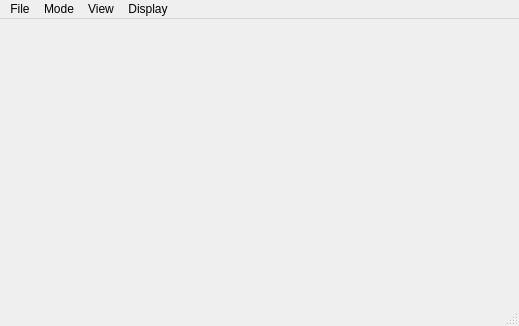
<?xml version="1.0" encoding="UTF-8"?>
<ui version="4.0">
 <class>windowMain</class>
 <widget class="QMainWindow" name="windowMain">
  <property name="geometry">
   <rect>
    <x>0</x>
    <y>0</y>
    <width>519</width>
    <height>326</height>
   </rect>
  </property>
  <property name="focusPolicy">
   <enum>Qt::ClickFocus</enum>
  </property>
  <property name="contextMenuPolicy">
   <enum>Qt::NoContextMenu</enum>
  </property>
  <property name="windowTitle">
   <string>NoLimitsStudio</string>
  </property>
  <property name="windowOpacity">
   <double>1.000000000000000</double>
  </property>
  <property name="dockOptions">
   <set>QMainWindow::AllowTabbedDocks</set>
  </property>
  <property name="unifiedTitleAndToolBarOnMac">
   <bool>true</bool>
  </property>
  <widget class="QWidget" name="centralWidget">
   <layout class="QGridLayout" name="gridLayout">
    <property name="margin">
     <number>0</number>
    </property>
    <item row="0" column="0">
     <layout class="QHBoxLayout" name="GLGrid"/>
    </item>
   </layout>
  </widget>
  <widget class="QMenuBar" name="menuBar">
   <property name="geometry">
    <rect>
     <x>0</x>
     <y>0</y>
     <width>519</width>
     <height>21</height>
    </rect>
   </property>
   <widget class="QMenu" name="menuFile">
    <property name="title">
     <string>File</string>
    </property>
    <addaction name="actionNew"/>
    <addaction name="separator"/>
    <addaction name="actionOpen"/>
    <addaction name="separator"/>
    <addaction name="actionSave"/>
    <addaction name="actionSave_As"/>
    <addaction name="separator"/>
    <addaction name="actionImportNL"/>
    <addaction name="actionExport_NoLimits_Track"/>
    <addaction name="separator"/>
    <addaction name="actionBake_for_NoLimits"/>
    <addaction name="actionStart_Simulator"/>
    <addaction name="separator"/>
    <addaction name="actionOptions"/>
    <addaction name="separator"/>
    <addaction name="actionExit"/>
   </widget>
   <widget class="QMenu" name="menuView">
    <property name="title">
     <string>View</string>
    </property>
   </widget>
   <widget class="QMenu" name="menuMode">
    <property name="title">
     <string>Mode</string>
    </property>
   </widget>
   <widget class="QMenu" name="menuDisplay">
    <property name="title">
     <string>Display</string>
    </property>
    <addaction name="actionCAD_Mode"/>
    <addaction name="separator"/>
    <addaction name="actionShow_Sky"/>
    <addaction name="actionShow_Ground"/>
    <addaction name="actionShow_Terrain"/>
    <addaction name="actionShow_Supports"/>
    <addaction name="actionShow_Track"/>
   </widget>
   <addaction name="menuFile"/>
   <addaction name="menuMode"/>
   <addaction name="menuView"/>
   <addaction name="menuDisplay"/>
  </widget>
  <widget class="QStatusBar" name="statusBar"/>
  <action name="actionImportNL">
   <property name="text">
    <string>import *.nltrack</string>
   </property>
  </action>
  <action name="actionNew">
   <property name="enabled">
    <bool>false</bool>
   </property>
   <property name="text">
    <string>New...</string>
   </property>
   <property name="shortcut">
    <string>Ctrl+N</string>
   </property>
  </action>
  <action name="actionSave">
   <property name="text">
    <string>Save</string>
   </property>
   <property name="shortcut">
    <string>Ctrl+S</string>
   </property>
  </action>
  <action name="actionSave_As">
   <property name="text">
    <string>Save As...</string>
   </property>
   <property name="shortcut">
    <string>Ctrl+Shift+S</string>
   </property>
  </action>
  <action name="actionExit">
   <property name="text">
    <string>Exit</string>
   </property>
   <property name="shortcut">
    <string>Ctrl+Q</string>
   </property>
  </action>
  <action name="actionOpen">
   <property name="text">
    <string>Open</string>
   </property>
   <property name="shortcut">
    <string>Ctrl+O</string>
   </property>
  </action>
  <action name="actionExport_NoLimits_Track">
   <property name="text">
    <string>export *.nltrack</string>
   </property>
   <property name="visible">
    <bool>false</bool>
   </property>
  </action>
  <action name="actionCAD_Mode">
   <property name="checkable">
    <bool>true</bool>
   </property>
   <property name="text">
    <string>Wireframe Mode</string>
   </property>
  </action>
  <action name="actionShow_Track">
   <property name="checkable">
    <bool>true</bool>
   </property>
   <property name="text">
    <string>Show Track</string>
   </property>
  </action>
  <action name="actionShow_Terrain">
   <property name="checkable">
    <bool>true</bool>
   </property>
   <property name="text">
    <string>Show Terrain</string>
   </property>
  </action>
  <action name="actionShow_Sky">
   <property name="checkable">
    <bool>true</bool>
   </property>
   <property name="text">
    <string>Show Sky</string>
   </property>
  </action>
  <action name="actionShow_Ground">
   <property name="checkable">
    <bool>true</bool>
   </property>
   <property name="text">
    <string>Show Ground</string>
   </property>
  </action>
  <action name="actionShow_Supports">
   <property name="checkable">
    <bool>true</bool>
   </property>
   <property name="text">
    <string>Show Supports</string>
   </property>
  </action>
  <action name="actionStart_Simulator">
   <property name="enabled">
    <bool>false</bool>
   </property>
   <property name="text">
    <string>Start Simulator</string>
   </property>
   <property name="shortcut">
    <string>F5</string>
   </property>
  </action>
  <action name="actionOptions">
   <property name="text">
    <string>Options...</string>
   </property>
  </action>
  <action name="actionBake_for_NoLimits">
   <property name="enabled">
    <bool>false</bool>
   </property>
   <property name="text">
    <string>Bake for NoLimits</string>
   </property>
  </action>
 </widget>
 <layoutdefault spacing="6" margin="11"/>
 <resources/>
 <connections/>
</ui>
